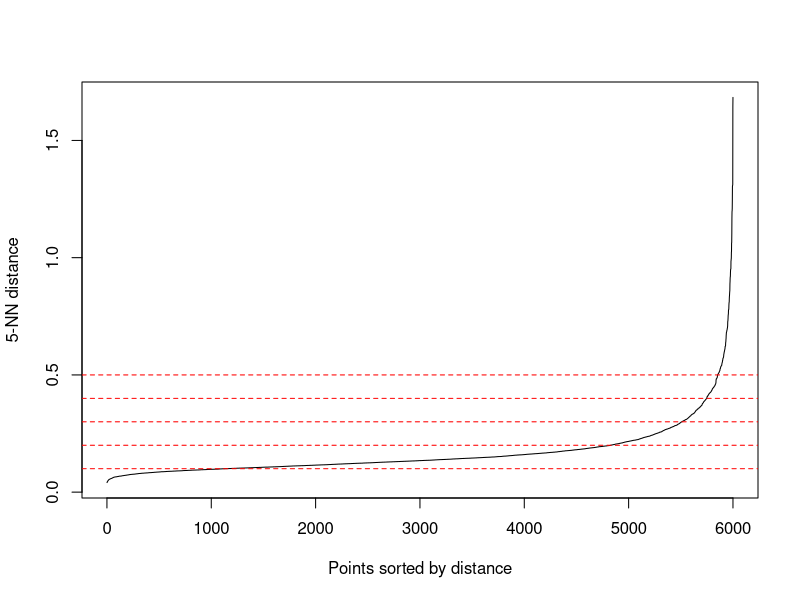
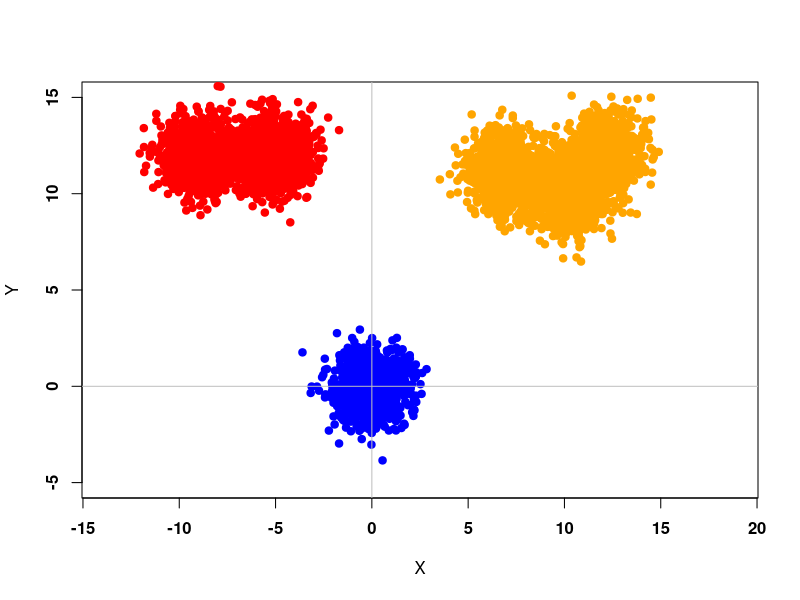

Reproduce these figures in R, in order. (Note: this script raises an error after producing the figures.)
# Test

library(readr)
library(tidyverse)
library(dbscan)

###################################################################################
# Plot some data for C++ project

library(MASS)

S <- matrix(c(1,0,0,1),2,2)
mt1 <- c(0,0)
mt2 <- c(10,10)
mt3 <- c(12,12)
mt4 <- c(7, 11)
mt5 <- c(-5, 12)
mt6 <- c(-9, 12)

n1 <- 1000
n2 <- 1000
n3 <- 1000
n4 <- 1000
n5 <- 1000
n6 <- 1000
n <- n1 + n2 + n3 + n4 + n5 + n6

X1 <- mvrnorm(n1, mt1, S)
X2 <- mvrnorm(n2, mt2, S)
X3 <- mvrnorm(n3, mt3, S)
X4 <- mvrnorm(n4, mt4, S)
X5 <- mvrnorm(n5, mt5, S)
X6 <- mvrnorm(n6, mt6, S)


DATA_Cpp <- rbind(X1, X2, X3, X4, X5, X6)
kNN1 <- kNNdistplot(DATA_Cpp, k = 5)
abline(h=.1, col = "red", lty=2)
abline(h=.2, col = "red", lty=2)
abline(h=.3, col = "red", lty=2)
abline(h=.4, col = "red", lty=2)
abline(h=.5, col = "red", lty=2)

# Write to CSV
write.csv(DATA_Cpp, "DataCpp-2D-6000.csv")


plot(X1, ylim = c(-5,15), xlim = c(-10,15), pch = 19, col = "blue", xlab = "X", ylab = "Y", font = 2, asp = 1)
abline(v = 0, h = 0, col = "gray")
points(X2, pch = 19, col = "orange")
points(X3, pch = 19, col = "orange")
points(X4, pch = 19, col = "orange")
points(X5, pch = 19, col = "red")
points(X6, pch = 19, col = "red")

### Visualization
Data_Cluster <- as.data.frame(read.table("Clustered_1.csv", header=FALSE,sep=","))
Data_Cluster <- as.data.frame(read.table("Clustered_Test.csv", header=FALSE,sep=","))

Data_Cluster <- as.data.frame(read.table("Clustered-2D-2000-Eps-0-3_N-5_Rand-0-2.csv", header=FALSE,sep=","))
Data_Cluster <- as.data.frame(read.table("Data_Clustered_S.csv", header=FALSE,sep=","))
Data_Cluster <- as.data.frame(read.table("DataCpp.csv", header=FALSE,sep=","))
#Data_Cluster <- as.data.frame(read.table("D:/Programming/Data-Mining-EiTI---DBSCAN-VP-TREE-C-/Data_Cluster.csv", header=FALSE,sep=","))

cluster <- as.factor(Data_Cluster[,3])
cluster2 <- as.factor(Data_Cluster[,4])
cluster3 <- as.factor(Data_Cluster[,5])

for (x in c(1:length(Data_Cluster[,3]))) {
  if(Data_Cluster[x,3] != Data_Cluster[x,4] || Data_Cluster[x,4] != Data_Cluster[x,5] || Data_Cluster[x,3] != Data_Cluster[x,5]){
    cat(Data_Cluster[x,3], " | ", Data_Cluster[x,4], " | ", Data_Cluster[x,5], "\n")
  }
}


library(ggplot2)
library(ggforce)
#sp <- ggplot(Data_Cluster[,1:2], aes(x=V1, y=V2, colour = cluster, size = cluster)) + geom_point() + geom_point(size = 50, pch = 1) + coord_cartesian(xlim =c(-1, 8), ylim = c(-1, 8))

sp <- ggplot(Data_Cluster[,1:2], aes(x=V1, y=V2, colour = cluster3)) + geom_point() + scale_x_continuous() + scale_y_continuous() #+ theme(aspect.ratio = 1)
sp <- sp + coord_fixed(ratio = 1)
sp <- sp + geom_point(size=10, pch=1) #+ coord_cartesian(xlim = c(0,4), ylim = c(0,4))
#sp <- sp + geom_point(aes(x=Data_Cluster[63,1], y=Data_Cluster[63,2], colour = 'black'))
show(sp)

P_tab = c(0,2,10,15,16,18,19,22,23,24,30,34,45,59,61,63,64,79,86,94,97,100,102,107)
for (zz in 1:length(P_tab)){
  kappa = P_tab[zz]
  sp <- sp + geom_point(aes(x=Data_Cluster[P_tab[zz],1], y=Data_Cluster[P_tab[zz],2], colour = 'yellow'))
  sp <- sp + geom_point(size=10, pch=1)
}


x <- c(0,1,5)
y <- c(0,1,3)
kappa <- as.data.frame(x)
kappa <- cbind(kappa,y)
sp1 <- ggplot(kappa, aes(x=x, y=y)) + geom_point() + coord_fixed(ratio = 1) + geom_circle(aes(x0=x, y0=y, r= 10), data= kappa)
show(sp1)

  # cols <- c((-1)='red',1='blue',2='green',3='yellow');
# plot(Data_Cluster[,1:2], xlim=c(0,8), ylim=c(0,8),col=cols[Data_Cluster[3]])
#show(3^10)


# 
# forestfires <- read_csv("forestfires.csv")
# View(forestfires)
# 
# 
# #forestfires$ISI <- forestfires$ISI[which.max(forestfires$ISI < 30.0)]
# plot(forestfires$ISI, forestfires$temp, xlim=c(0,26))

# Live <- read_csv("Live.csv")
# View(Live)
# plot(Live$num_comments, Live$num_likes)


# ### Cambridge data
# Cambridge_Crime_Data_2009_2016 <- read_csv("Cambridge Crime Data 2009-2016.csv")
# #View(Cambridge_Crime_Data_2009_2016)
# 
# Cambridge_Crime_Data_2009_2016$Crime <- as.numeric(factor(Cambridge_Crime_Data_2009_2016$Crime))
# Cambridge_Crime_Data_2009_2016$`Crime Date Time` <- as.numeric(factor(Cambridge_Crime_Data_2009_2016$`Crime Date Time`))
# plot(Cambridge_Crime_Data_2009_2016$Crime, Cambridge_Crime_Data_2009_2016$`Crime Date Time`)
# 

# ## Example 1: use dbscan on the iris data set
# data(iris)
# iris <- as.matrix(iris[,1:4])
# ## find suitable eps parameter using a k-NN plot for k = dim + 1
# ## Look for the knee!
# kNNdistplot(iris, k = 5)
# abline(h=.5, col = "red", lty=2)
# res <- dbscan(iris, eps = .5, minPts = 5)
# show(res)
# 
# plot(iris[,1], iris[,3])


#############################################################################################################################################################
### TRZEBA w C++ :
### 1) wyswietlic przypisywanie klastrow punktow dla DataCpp z 120 pkt
### 2) wyswietlic cale drzewo zeby zobaczyc listy + ewentualnie stworzyc mape drzewa w R (zarys okregow - mediany)


library(tidyverse)
library(MASS)
library(ggplot2)
library(ggforce)
library(dbscan)

### --- RYSOWANIE ODPOWIEDNIEJ WIELKOSCI OKREGOW --- ###
gg_circle <- function(r, xc, yc, color="black", fill=NA, ...) {
  x <- xc + r*cos(seq(0, pi, length.out=100))
  ymax <- yc + r*sin(seq(0, pi, length.out=100))
  ymin <- yc + r*sin(seq(0, -pi, length.out=100))
  annotate("ribbon", x=x, ymin=ymin, ymax=ymax, color=color, fill=fill, ...)
}


### --- Funkcja z biblioteki DBSCAN --- ###
rr = 0.5
NN = 10
# Data <- as.data.frame(read.table("Data_Clustered_4000_0-1-v2.csv", header=FALSE,sep=","))
Data <- as.data.frame(read.table("Data_Clustere_4000_0-5_10_0-1.csv", header=FALSE,sep=","))
dbsca <- dbscan(Data[,1:2], rr, NN, borderPoints = TRUE)
colur <- as.factor(dbsca[["cluster"]])

jpeg("R-DBSCAN.jpg", width = 2000, height = 2000, quality = 100)
sp <- ggplot(Data[,1:2], aes(x=Data[,1], y=Data[,2], colour = colur)) + geom_point() + scale_x_continuous() + scale_y_continuous() #+ theme(aspect.ratio = 1)
sp <- sp + coord_fixed(ratio = 1)
sp <- sp + geom_point(size=10, pch=1) #+ coord_cartesian(xlim = c(0,4), ylim = c(0,4))
#sp <- sp + geom_point(aes(x=Data_Cluster[63,1], y=Data_Cluster[63,2], colour = 'black'))
show(sp)
dev.off()

jpeg("R-DBSCAN-GG.jpg", width = 2000, height = 2000, quality = 100)
square <- ggplot(Data[,1:2], aes(x=c(min(Data[,1]):max(Data[,1])), y=min(Data[,2]):max(Data[,2])))
for(x in 1:length(Data[,1])){
  square <- square + gg_circle(r=rr, xc=Data[x,1], yc=Data[x,2], color=colur[x], alpha=0.2)
}
show(square)
dev.off()


### --- Dane z C++ --- ###
# Data_Cluster <- as.data.frame(read.table("Data_Clustered_4000.csv", header=FALSE,sep=","))
Data_Cluster <- Data
cluster <- as.factor(Data_Cluster[,3])

jpeg("Cpp-DBSCAN.jpg", width = 2000, height = 2000, quality = 100)
sp <- ggplot(Data_Cluster[,1:2], aes(x=V1, y=V2, colour = cluster)) + geom_point() + scale_x_continuous() + scale_y_continuous() #+ theme(aspect.ratio = 1)
sp <- sp + coord_fixed(ratio = 1)
sp <- sp + geom_point(size=10, pch=1) #+ coord_cartesian(xlim = c(0,4), ylim = c(0,4))
#sp <- sp + geom_point(aes(x=Data_Cluster[63,1], y=Data_Cluster[63,2], colour = 'black'))
show(sp)
dev.off()

jpeg("Cpp-DBSCAN-GG.jpg", width = 2000, height = 2000, quality = 100)
square <- ggplot(Data[,1:2], aes(x=c(min(Data[,1]):max(Data[,1])), y=min(Data[,2]):max(Data[,2])))
for(x in 1:length(Data[,1])){
  square <- square + gg_circle(r=rr, xc=Data[x,1], yc=Data[x,2], color=cluster[x], alpha=0.2)
}
show(square)
dev.off()

### --- Dane z C++ --> VP-TREE v1 --- ###
# Data_Cluster <- as.data.frame(read.table("Data_Clustered_20000.csv", header=FALSE,sep=","))
cluster <- as.factor(Data_Cluster[,4])

jpeg("Cpp-DBSCAN-VP-v1.jpg", width = 2000, height = 2000, quality = 100)
sp <- ggplot(Data_Cluster[,1:2], aes(x=V1, y=V2, colour = cluster)) + geom_point() + scale_x_continuous() + scale_y_continuous() #+ theme(aspect.ratio = 1)
sp <- sp + coord_fixed(ratio = 1)
sp <- sp + geom_point(size=10, pch=1) #+ coord_cartesian(xlim = c(0,4), ylim = c(0,4))
#sp <- sp + geom_point(aes(x=Data_Cluster[63,1], y=Data_Cluster[63,2], colour = 'black'))
show(sp)
dev.off()

jpeg("Cpp-DBSCAN-VP-v1-GG.jpg", width = 2000, height = 2000, quality = 100)
square <- ggplot(Data[,1:2], aes(x=c(min(Data[,1]):max(Data[,1])), y=min(Data[,2]):max(Data[,2])))
for(x in 1:length(Data[,1])){
  square <- square + gg_circle(r=rr, xc=Data[x,1], yc=Data[x,2], color=cluster[x], alpha=0.2)
}
show(square)
dev.off()

### --- Dane z C++ --> VP-TREE v2 --- ###
# Data_Cluster <- as.data.frame(read.table("Data_Clustered_20000.csv", header=FALSE,sep=","))
cluster <- as.factor(Data_Cluster[,5])

jpeg("Cpp-DBSCAN-VP-v2.jpg", width = 2000, height = 2000, quality = 100)
sp <- ggplot(Data_Cluster[,1:2], aes(x=V1, y=V2, colour = cluster)) + geom_point() + scale_x_continuous() + scale_y_continuous() #+ theme(aspect.ratio = 1)
sp <- sp + coord_fixed(ratio = 1)
sp <- sp + geom_point(size=10, pch=1) #+ coord_cartesian(xlim = c(0,4), ylim = c(0,4))
#sp <- sp + geom_point(aes(x=Data_Cluster[63,1], y=Data_Cluster[63,2], colour = 'black'))
show(sp)
dev.off()

jpeg("Cpp-DBSCAN-VP-v2-GG.jpg", width = 2000, height = 2000, quality = 100)
square <- ggplot(Data[,1:2], aes(x=c(min(Data[,1]):max(Data[,1])), y=min(Data[,2]):max(Data[,2])))
for(x in 1:length(Data[,1])){
  square <- square + gg_circle(r=rr, xc=Data[x,1], yc=Data[x,2], color=cluster[x], alpha=0.2)
}
show(square)
dev.off()

table(colur)
table(Data_Cluster[,3])
table(Data_Cluster[,4])
table(Data_Cluster[,5])


Data[Data[,4] == 5,]


##############################################################################################
### Badanie Drzewa z C++
library(igraph)

Tree1 <- as.data.frame(read.table("Tree1.csv", header=TRUE ,sep=","))
Tree2 <- as.data.frame(read.table("Tree2.csv", header=TRUE ,sep=","))

dat <- data.frame(parent=Tree1$ID_Parent, 
                  node=Tree1$ID, 
                  # text=as.character(Tree1$VP.Index))
                  text=as.character(Tree1$L_kid_N+Tree1$R_kid_N))
g <- graph.data.frame(dat)
lay = layout.reingold.tilford(g)
lay1= layout.
par(mar=rep(0,4), mfrow=c(1,2))
plot(g, layout=lay)


# actors <- data.frame(name=c("Alice", "Bob", "Cecil", "David",
#                             "Esmeralda"),
#                      age=c(48,33,45,34,21),
#                      gender=c("F","M","F","M","F"))
# relations <- data.frame(from=c("Bob", "Cecil", "Cecil", "David",
#                                "David", "Esmeralda"),
#                         to=c("Alice", "Bob", "Alice", "Alice", "Bob", "Alice"),
#                         same.dept=c(FALSE,FALSE,TRUE,FALSE,FALSE,TRUE),
#                         friendship=c(4,5,5,2,1,1), advice=c(4,5,5,4,2,3))
# g <- graph_from_data_frame(relations, directed=TRUE, vertices=actors)
# print(g, e=TRUE, v=TRUE)
# plot(g)


# X <- seq(0.1,2, by=0.1)
# Y <- seq(0.1,1.05, by=0.05)
# R <- seq(0.1,2, by=0.1)
# X <- cbind(X, Y)
# X <- cbind(X, R)
# X <- as.data.frame(X)
#
# gg_circle <- function(r, xc, yc, color="black", fill=NA, ...) {
#   x <- xc + r*cos(seq(0, pi, length.out=100))
#   ymax <- yc + r*sin(seq(0, pi, length.out=100))
#   ymin <- yc + r*sin(seq(0, -pi, length.out=100))
#   annotate("ribbon", x=x, ymin=ymin, ymax=ymax, color=color, fill=fill, ...)
# }
# 
# square <- ggplot(X, aes(x=c(min(X):max(X)), y=min(Y):max(Y)))
# for(x in 1:length(X$X)){
#     square <- square + gg_circle(r=X$R[x], xc=X$X[x], yc=X$Y[x], color="blue", fill="red", alpha=0.2)
# }
# show(square)
